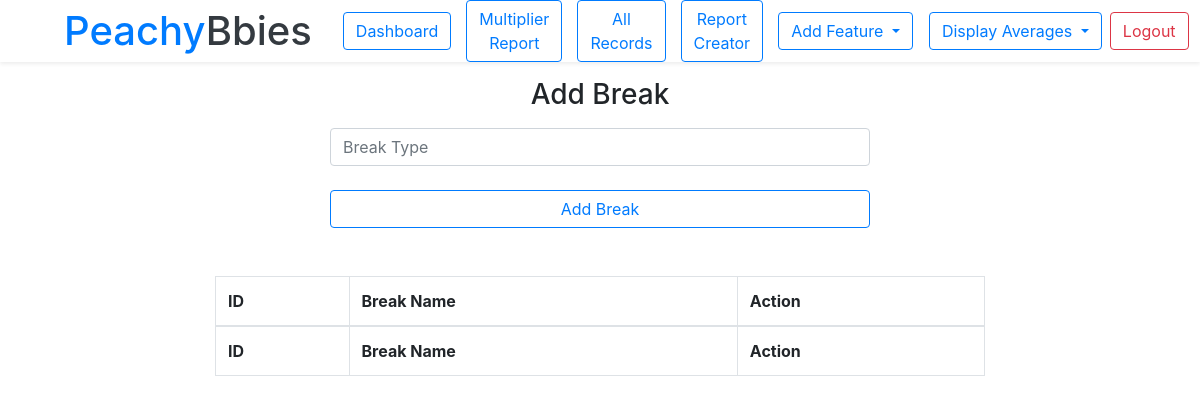
Before: /addBreak.php (signed in) with the older database file.
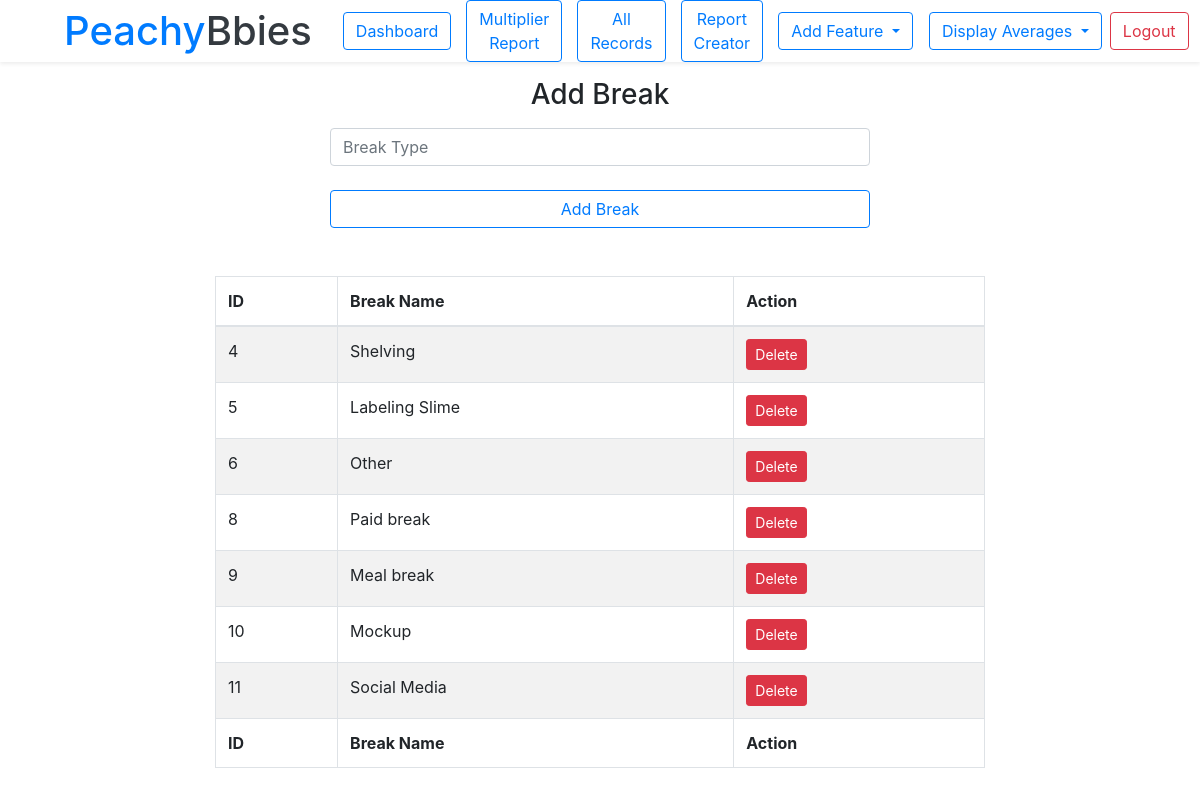
After: the same page with the newer database file.
### tables this page shows
CREATE TABLE `break` (
  `id` int(11) NOT NULL,
  `name` varchar(255) NOT NULL,
  `status` int(11) NOT NULL
);

### addBreak.php (the view, shortened to what this page needs)
<!doctype html>
<html lang="en">
<head>
    <?php include('header/header.php'); ?>
</head>
<body>
<?php include('navbar.php') ?>
<div class="container">
    <div class="row text-center mt-3">
        <div class="col-12 col-md-12 col-sm-12">
            <h3>Add Break</h3>
        </div>
    </div>
    <div class="row my-2 justify-content-center">
        <div class="col-12 col-md-6 col-sm-12">
            <form action="forms/break.php" method="post" >
                <input type="text" class="form-control" name="break" placeholder="Break Type"
                       required="required" />
                <br>
                <input class="btn btn-outline-primary form-control" name="submit" type="submit" value="Add Break"/>
            </form>
        </div>
    </div>
</div>
<div class="container-fluid mt-5">
    <div class="row justify-content-center">
        <div class="col-12 col-md-8 col-sm-12">
            <table id="employee_data" class="table table-striped table-bordered" cellspacing="0" width="100%">
                <thead>
                <tr>
                    <th>ID</th>
                    <th>Break Name</th>
                    <th>Action</th>
                </tr>
                </thead>
                <tbody>
                <?php require 'connection.php' ?>
                <?php
                $sql = "SELECT * FROM `break` where status = 0";
                $result = $conn->query($sql);
                if ($result->num_rows > 0) {
                    while($row = $result->fetch_assoc()) {
                        ?>
                        <tr>
                            <td><?php echo $row["id"] ?></td>
                            <td><?php echo $row["name"] ?></td>
                            <td>
                                <a class="btn btn-danger btn-sm" href="forms/deleteBreak.php?id=<?php echo $row['id'] ?>">Delete</a>
                            </td>
                        </tr>
                        <?php
                    }
                } ?>
                </tbody>
                <tfoot>
                <tr>
                    <th>ID</th>
                    <th>Break Name</th>
                    <th>Action</th>
                </tr>
                </tfoot>
            </table>
        </div>
    </div>
</div>
</body>
</html>

Changed rows visible on the page:
added break: id "4", name "Shelving"
added break: id "5", name "Labeling Slime"
added break: id "6", name "Other"
added break: id "8", name "Paid break"
added break: id "9", name "Meal break"
added break: id "10", name "Mockup"
added break: id "11", name "Social Media"
